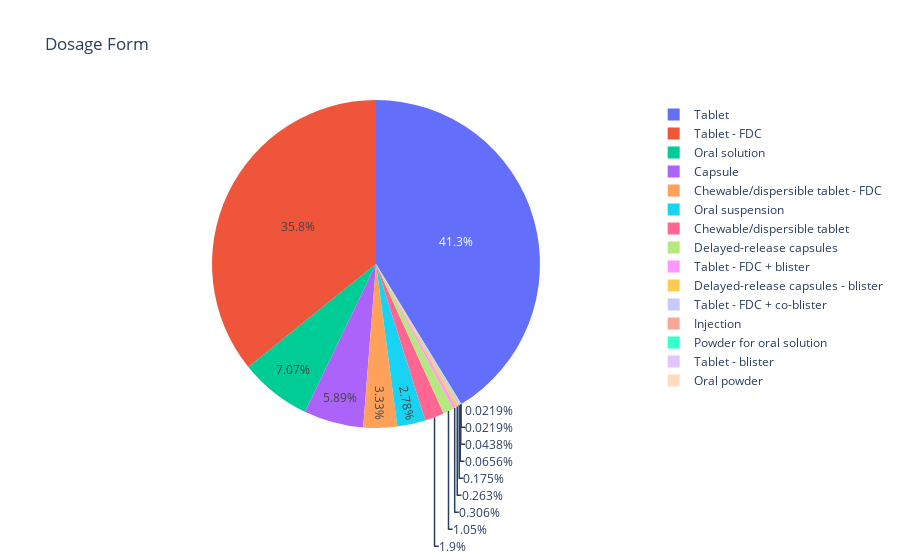

Here is the notebook cell this chart was saved with:
### Code cell
DosageForm = data["Dosage Form"].value_counts()
labels = (np.array(DosageForm.index))
sizes = (np.array((DosageForm / DosageForm.sum())*100))

trace = go.Pie(labels=labels, values=sizes)
layout = go.Layout(title="Dosage Form")
dat = [trace]
fig = go.Figure(data=dat, layout=layout)
py.iplot(fig, filename="DosageForm")

### Figure 1 — Plotly figure (JSON) as saved in the notebook; plotly's stock layout.template omitted (floating-point values rounded to 4 significant figures)
{"data": [{"labels": ["Tablet", "Tablet - FDC", "Oral solution", "Capsule", "Chewable/dispersible tablet - FDC", "Oral suspension", "Chewable/dispersible tablet", "Delayed-release capsules", "Tablet - FDC + blister", "Delayed-release capsules - blister", "Tablet - FDC + co-blister", "Injection", "Powder for oral solution", "Tablet - blister", "Oral powder"], "type": "pie", "values": [41.29, 35.8, 7.068, 5.886, 3.326, 2.779, 1.904, 1.05, 0.3063, 0.2626, 0.1751, 0.06565, 0.04376, 0.02188, 0.02188]}], "layout": {"title": {"text": "Dosage Form"}}}
